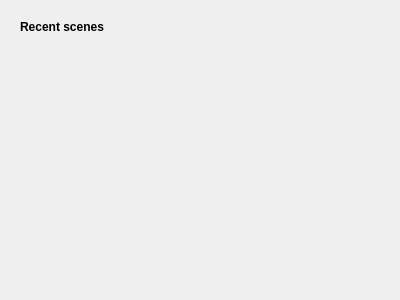
<?xml version="1.0" encoding="UTF-8"?>
<ui version="4.0">
 <class>RecentTracesPane</class>
 <widget class="QWidget" name="recent_traces_pane_">
  <property name="geometry">
   <rect>
    <x>0</x>
    <y>0</y>
    <width>400</width>
    <height>300</height>
   </rect>
  </property>
  <layout class="QVBoxLayout" name="root_widget_layout_">
   <item>
    <widget class="QScrollArea" name="main_scroll_area_">
     <property name="frameShape">
      <enum>QFrame::NoFrame</enum>
     </property>
     <property name="frameShadow">
      <enum>QFrame::Plain</enum>
     </property>
     <property name="widgetResizable">
      <bool>true</bool>
     </property>
     <widget class="QWidget" name="main_content_">
      <property name="geometry">
       <rect>
        <x>0</x>
        <y>0</y>
        <width>382</width>
        <height>282</height>
       </rect>
      </property>
      <layout class="QVBoxLayout" name="main_layout_">
       <item>
        <widget class="ScaledLabel" name="label_">
         <property name="sizePolicy">
          <sizepolicy hsizetype="Minimum" vsizetype="Fixed">
           <horstretch>0</horstretch>
           <verstretch>0</verstretch>
          </sizepolicy>
         </property>
         <property name="font">
          <font>
           <weight>75</weight>
           <bold>true</bold>
          </font>
         </property>
         <property name="text">
          <string>Recent scenes</string>
         </property>
        </widget>
       </item>
       <item>
        <spacer name="vertical_spacer_">
         <property name="orientation">
          <enum>Qt::Vertical</enum>
         </property>
         <property name="sizeHint" stdset="0">
          <size>
           <width>20</width>
           <height>40</height>
          </size>
         </property>
        </spacer>
       </item>
      </layout>
     </widget>
    </widget>
   </item>
  </layout>
 </widget>
 <customwidgets>
  <customwidget>
   <class>ScaledLabel</class>
   <extends>QLabel</extends>
   <header>qt_common/custom_widgets/scaled_label.h</header>
  </customwidget>
 </customwidgets>
 <resources>
  <include location="resources.qrc"/>
 </resources>
 <connections/>
</ui>
